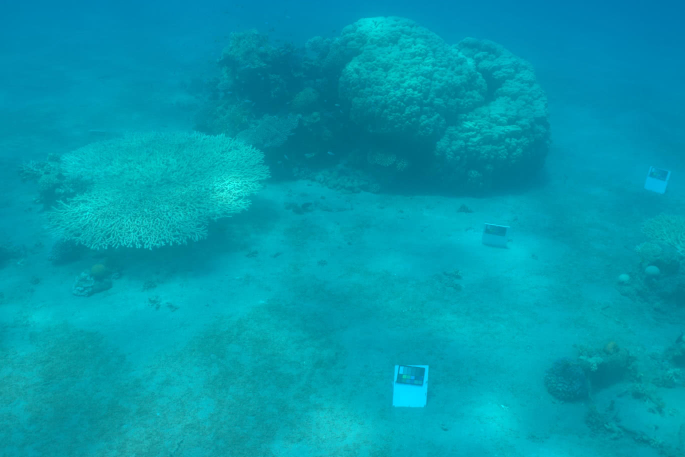
#> input picture Lab1/image3.jpg, 1369 x 914 px (shown at 1/2 size)
$ python -i transformaciones.py   (imports and definitions only)
#> lines starting #> are read from the running program, lines starting #| are printed output that depends on the picture
import cv2
import numpy as np
import matplotlib.pyplot as plt
import os
from skimage import data, img_as_float
from skimage import exposure

# [219 lines left out: functions procesar_y_guardar, apply_linear_transformation, apply_logarithmic_transformation, apply_exponential_transformation, apply_arithmetic_operations, apply_gaussian_and_histogram_equalization, not called in this run]


def apply_gaussian_and_histogram_equalization(image_path):
    # Read the image
#> called with image_path = '../Lab1/image3.jpg'
    image = cv2.imread(image_path)
#> image is the input picture: shape (914, 1369, 3); mean B, G, R 174.3, 153.7, 2.4

    # Convert to grayscale
    gray_image = cv2.cvtColor(image, cv2.COLOR_BGR2GRAY)
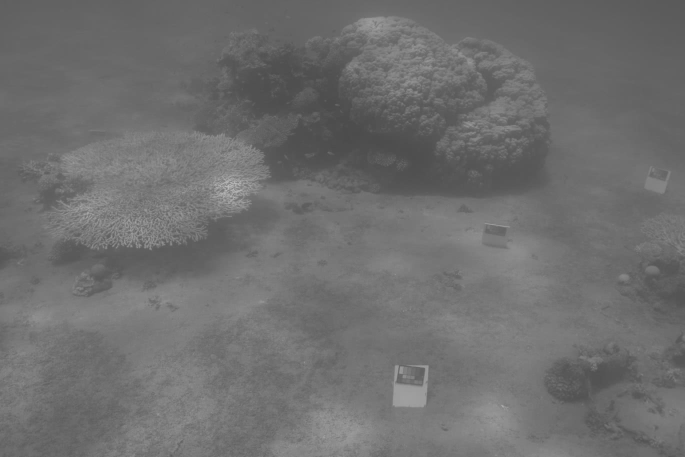
#> gray_image: shape (914, 1369) (shown at 1/2 size); min 74, max 195, mean 110.8

    # Apply Gaussian Blur
    kernel_size = (5, 5)
    sigma = 0
    blurred_image = cv2.GaussianBlur(gray_image, kernel_size, sigma)

    # Apply histogram equalization
    equalized_image = cv2.equalizeHist(blurred_image)
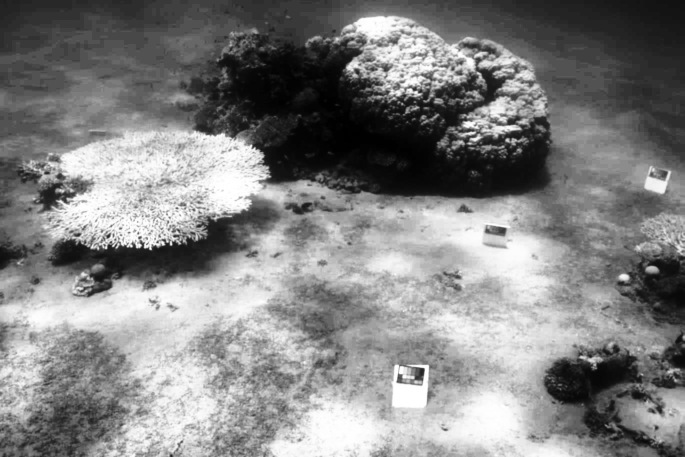
#> equalized_image: shape (914, 1369) (shown at 1/2 size); min 0, max 255, mean 130.4

    # Calculate histogram of the original image
    histogram_original = cv2.calcHist([gray_image], [0], None, [256], [0, 256])
#> histogram_original = 256 values, max 48866 at index 104, min 0 at index 0, mean 4887.8
    histogram_blurred = cv2.calcHist([blurred_image], [0], None, [256], [0, 256])
#> histogram_blurred = 256 values, max 48916 at index 104, min 0 at index 0, mean 4887.8
    histogram_equalized = cv2.calcHist([equalized_image], [0], None, [256], [0, 256])
#> histogram_equalized = 256 values, max 48916 at index 82, min 0 at index 2, mean 4887.8


    # Display the images and histogram
    plt.figure(figsize=(18, 9))

    plt.subplot(231), plt.imshow(cv2.cvtColor(image, cv2.COLOR_BGR2RGB)), plt.title('Original Image')
    plt.subplot(232), plt.imshow(blurred_image, cmap='gray'), plt.title('Blurred Image')
    plt.subplot(233), plt.imshow(equalized_image, cmap='gray'), plt.title('Equalized Image')

    plt.subplot(234), plt.plot(histogram_original), plt.title('Histogram of Original Image')
    plt.subplot(235), plt.plot(histogram_blurred), plt.title('Histogram of Blurred Image')
    plt.subplot(236), plt.plot(histogram_equalized), plt.title('Histogram of equalized_image Image')


    plt.show()
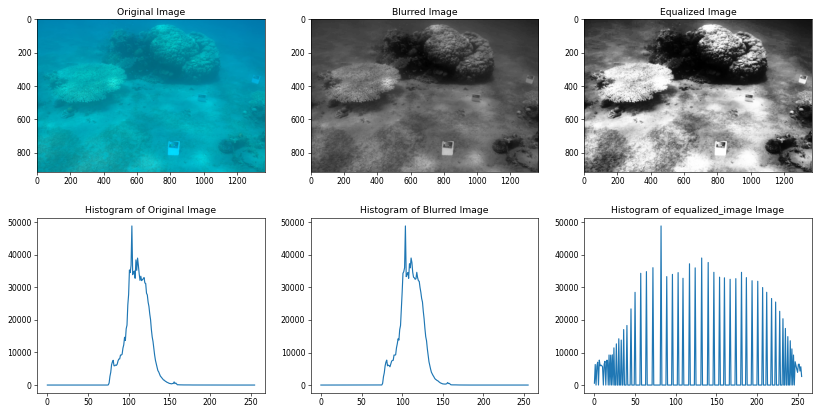
#> figure drawn by matplotlib, 6 panels; panel 4: curve peaks at x = 104, y = 48866; panel 5: curve peaks at x = 104, y = 48916; panel 6: curve peaks at x = 82, y = 48916


# [41 lines left out: functions apply_mean_filter, apply_median_filter, apply_bilateral_filter, not called in this run]

>>> result = apply_gaussian_and_histogram_equalization('../Lab1/image3.jpg')

$ run again, on Lab1/image1.png
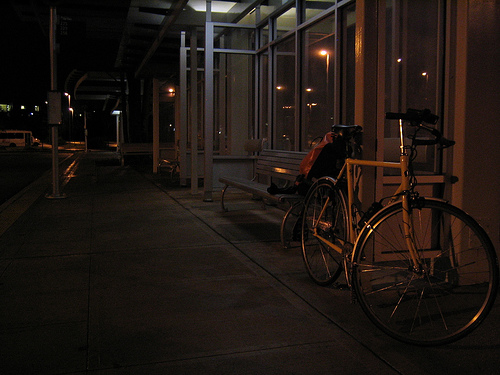
#> input picture Lab1/image1.png, 500 x 375 px
#> in apply_gaussian_and_histogram_equalization, image is the input picture: shape (375, 500, 3); mean B, G, R 18.1, 22.9, 30.7
#> in apply_gaussian_and_histogram_equalization, `gray_image = cv2.cvtColor(image, cv2.COLOR_BGR2GRAY)`:
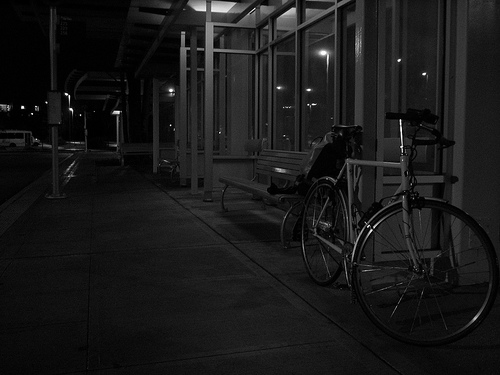
#> gray_image: shape (375, 500); min 0, max 255, mean 24.7
#> in apply_gaussian_and_histogram_equalization, `equalized_image = cv2.equalizeHist(blurred_image)`:
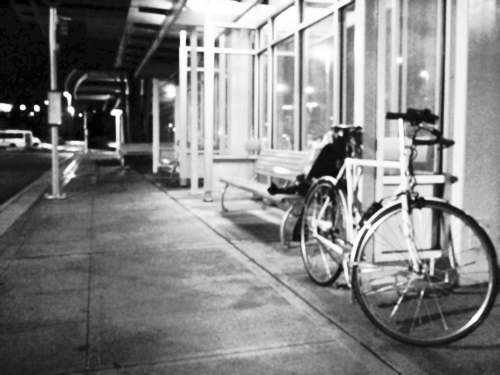
#> equalized_image: shape (375, 500); min 0, max 255, mean 130.3
#> histogram_original = 256 values, max 6385 at index 2, min 0 at index 231, mean 732.4
#> histogram_blurred = 256 values, max 6614 at index 26, min 0 at index 191, mean 732.4
#> histogram_equalized = 256 values, max 6614 at index 159, min 0 at index 1, mean 732.4

$ run again, on Lab1/image4.tif
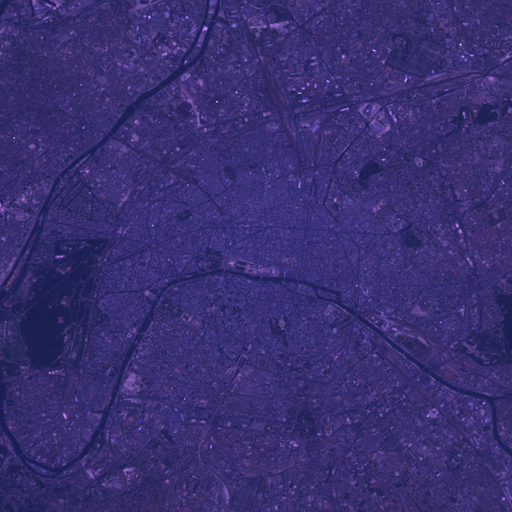
#> input picture Lab1/image4.tif, 512 x 512 px
#> in apply_gaussian_and_histogram_equalization, image is the input picture: shape (512, 512, 3); mean B, G, R 112.7, 47.2, 56.7
#> in apply_gaussian_and_histogram_equalization, `gray_image = cv2.cvtColor(image, cv2.COLOR_BGR2GRAY)`:
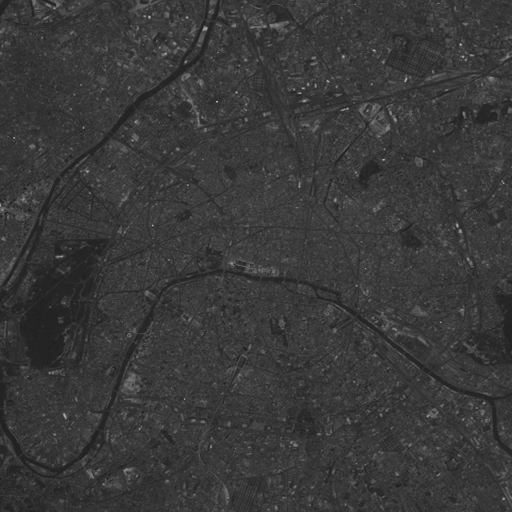
#> gray_image: shape (512, 512); min 27, max 201, mean 57.5
#> in apply_gaussian_and_histogram_equalization, `equalized_image = cv2.equalizeHist(blurred_image)`:
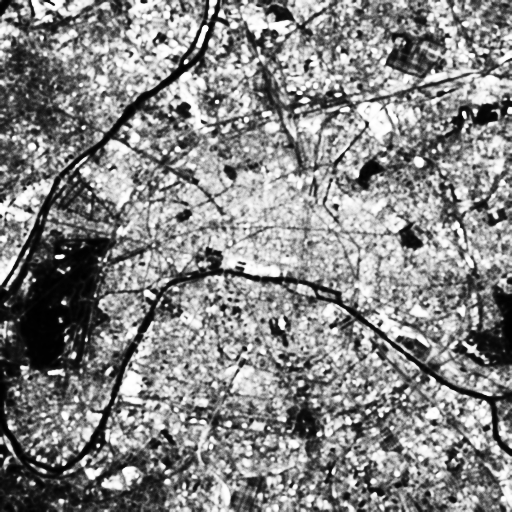
#> equalized_image: shape (512, 512); min 0, max 255, mean 133
#> histogram_original = 256 values, max 12836 at index 57, min 0 at index 0, mean 1024
#> histogram_blurred = 256 values, max 18144 at index 57, min 0 at index 0, mean 1024
#> histogram_equalized = 256 values, max 18144 at index 130, min 0 at index 4, mean 1024
